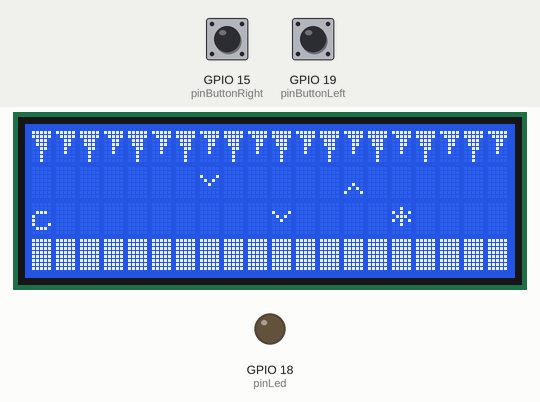
This program was run on a simulated ESP32. On the bench: 20×4 character LCD, output pins drawn as LEDs (lit = HIGH). The test bench sets the inputs (shaded band); at power-on: GPIO 19 (pinButtonLeft) HIGH, GPIO 15 (pinButtonRight) HIGH.

Above: at 1.3 s.
1.4 s: GPIO 19 (pinButtonLeft) pulled LOW for 0.15 s
At 1.9 s:
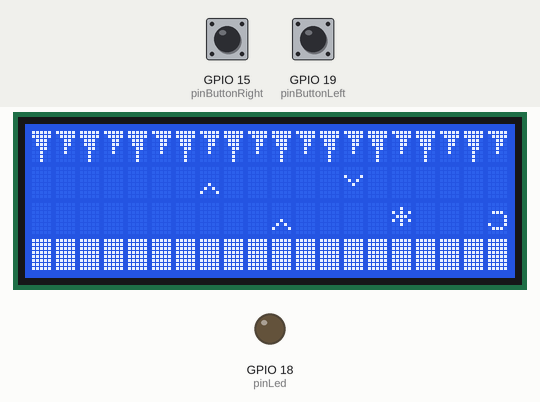
4.0 s: GPIO 19 (pinButtonLeft) pulled LOW for 1 s
At 5.4 s:
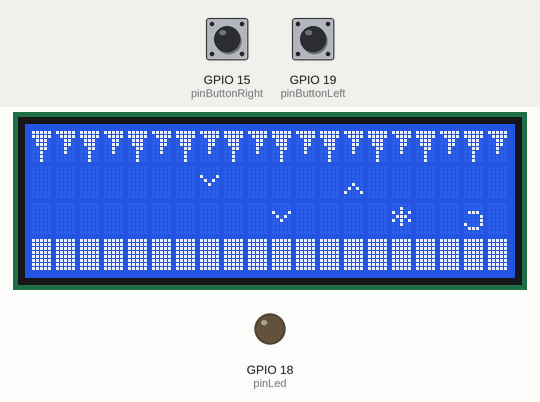
6.5 s: GPIO 15 (pinButtonRight) pulled LOW for 0.15 s
At 7.4 s:
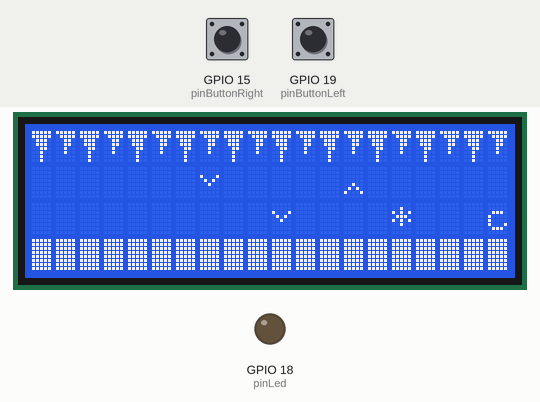
9.5 s: GPIO 15 (pinButtonRight) pulled LOW for 1 s
At 9.8 s:
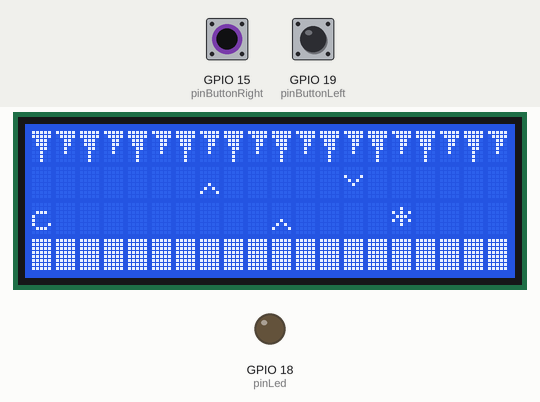
13.0 s: GPIO 19 (pinButtonLeft) pulsed LOW 5 times (0.12 s each, 0.3 s apart)
At 15.4 s:
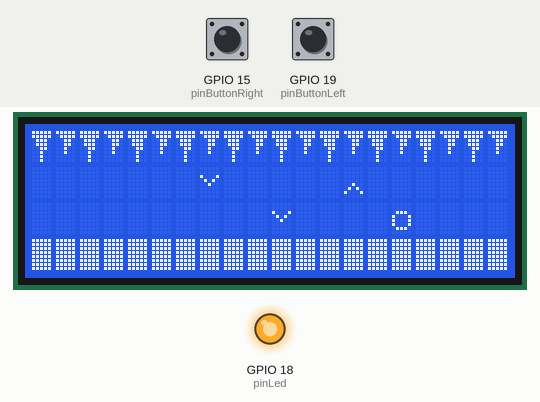
17.0 s: GPIO 15 (pinButtonRight) pulsed LOW 5 times (0.12 s each, 0.3 s apart)
At 18.85 s:
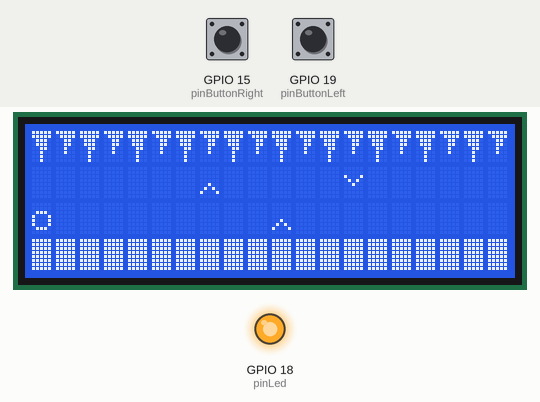
Timing chart, 0 to 20.4 s (numbered marks = the images above; inputs shaded):
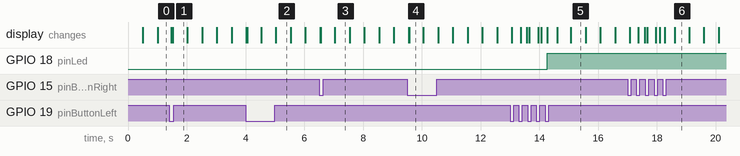

Measured:
- after the input at 1.4 s, the display: first changes after 0.07 s (image 1 shows a later state)
- after the input at 4.0 s, the display: first differs from a run without the input after 0.06 s (image 2)
- after the input at 6.5 s, the display: first differs from a run without the input after 0.06 s (image 3 shows a later state)
- after the input at 9.5 s, the display: first differs from a run without the input after 0.06 s (image 4)
- after the input at 13.0 s, GPIO 18 (pinLed): LOW → HIGH after 1.3 s; the display: first changes after 0.07 s (image 5 shows a later state)
- after the input at 17.0 s, the display: first changes after 0.07 s (image 6 shows a later state)
- what the display in image 2 shows lasts 0.5 s, from 5.0 s to 5.5 s

The program:

main.cpp
```cpp
#include <Arduino.h>
#include <LiquidCrystal_I2C.H>

#define pinButtonLeft 19
#define pinButtonRight 15
#define pinLed 18

void cenario();
LiquidCrystal_I2C lcd(0x27, 20, 4);

int screenPosition[20] = {0, 1, 2, 3, 4, 5, 6, 7, 8, 9, 10, 11, 12, 13, 14, 15, 16, 17, 18, 19};
int charPosition = 0;

byte leftChar[] = {B00000, B00000, B01110, B00001, B00001, B10001, B01110, B00000};
byte bolinha[] = {B00000, B00000, B01110, B10001, B10001, B10001, B01110, B00000};
byte estalacBig[] = {B11111, B11111, B01110, B01110, B00110, B00100, B00100, B00100};
byte estalacShort[] = {B11111, B01111, B00110, B00110, B00100, B00100, B00000, B00000};
byte batUp[] = {B00000, B00000, B10001, B01010, B00100, B00000, B00000, B00000};
byte batDown[] = {B00000, B00000, B00000, B00000, B00100, B01010, B10001, B00000};
byte caveira[] = {B00000, B00000, B01110, B10101, B11111, B01110, B00000, B00000};

void setup()
{
  Serial.begin(115200);
  pinMode(pinButtonLeft, INPUT_PULLUP);
  pinMode(pinButtonRight, INPUT_PULLUP);
  pinMode(pinLed, OUTPUT);

  lcd.init();
  lcd.backlight();

  lcd.createChar(0, leftChar);
  lcd.createChar(1, bolinha);
  lcd.createChar(2, estalacBig);
  lcd.createChar(3, estalacShort);
  lcd.createChar(4, batUp);
  lcd.createChar(5, batDown);
  lcd.createChar(6, caveira);

  cenario();

  lcd.setCursor(0, 2);
  lcd.print("c");
  lcd.setCursor(15, 2);
  lcd.print("*");
}

void loop()
{
  bool stateButtonRight = digitalRead(pinButtonRight);
  static bool previousStateButtonRight = 1;
  static bool previousActionRight = 1;
  bool stateButtonLeft = digitalRead(pinButtonLeft);
  static bool previousStateButtonLeft = 1;
  static bool previousActionLeft = 1;

  static unsigned long lastTimeChange = 0;
  static unsigned long lastTimeChange2 = 0;
  unsigned long time = millis();
  const unsigned long filterTime = 50;

  static bool powerUp = 0;

  unsigned long timeNow = millis();
  static unsigned long timeBegin = 0;
  static bool fly = 1;
  static int incrementoA = 7;
  static int incrementoB = 13;

  //! INICIA TRATAMENTO RIGHT BUTTON

  //* DETECTA MUDANÇA DE ESTADO BOTÃO
  if (stateButtonRight != previousStateButtonRight)
  {
    lastTimeChange = time; //* atualiza o tempo da mudança
  }

  //* verifica se o novo estado se manteve tempo o suficiente
  if ((time - lastTimeChange) > filterTime)
  {

    //* Verifica se ainda não processamos essa nova ação
    if (stateButtonRight != previousActionRight)
    {
      previousActionRight = stateButtonRight; //* atualiza o estado já processado para evitar ações repetidas enquanto o botão estiver no mesmo estado.

      if (!stateButtonRight and charPosition < 19)
      {
        if (!powerUp)
        {
          charPosition++;
          lcd.setCursor(charPosition - 1, 2);
          lcd.print(" ");
          lcd.setCursor(charPosition, 2);
          lcd.print("c");
        }

        else
        {
          charPosition++;
          lcd.setCursor(charPosition - 1, 2);
          lcd.print(" ");
          lcd.setCursor(charPosition, 2);
          lcd.write((uint8_t)1);
        }
      }

      else if (!stateButtonRight and charPosition == 19)
      {
        if (!powerUp)
        {
          lcd.setCursor(charPosition, 2);
          lcd.print(" ");
          charPosition = 0;
          lcd.setCursor(charPosition, 2);
          lcd.print("c");
        }

        else
        {
          lcd.setCursor(charPosition, 2);
          lcd.print(" ");
          charPosition = 0;
          lcd.setCursor(charPosition, 2);
          lcd.write((uint8_t)1);
        }
      }
    }
  }

  //! FIM TRATAMENTO RIGHT BUTTON

  //! INICIO TRATAMENTO LEFT BUTTON

  if (stateButtonLeft != previousStateButtonLeft)
  {
    lastTimeChange2 = time; //* atualiza o tempo da mudança
  }

  //* verifica se o novo estado se manteve tempo o suficiente
  if ((time - lastTimeChange2) > filterTime)
  {

    //* Verifica se ainda não processamos essa nova ação
    if (stateButtonLeft != previousActionLeft)
    {
      previousActionLeft = stateButtonLeft; //* atualiza o estado já processado para evitar ações repetidas enquanto o botão estiver no mesmo estado.

      if (!stateButtonLeft and charPosition > 0)
      {
        if (!powerUp)
        {
          charPosition--;
          lcd.setCursor(charPosition, 2);
          lcd.write((uint8_t)0);
          lcd.setCursor(charPosition + 1, 2);
          lcd.print(" ");
        }

        else
        {
          charPosition--;
          lcd.setCursor(charPosition, 2);
          lcd.write((uint8_t)1);
          lcd.setCursor(charPosition + 1, 2);
          lcd.print(" ");
        }
      }

      else if (!stateButtonLeft and charPosition == 0)
      {
        if (!powerUp)
        {
          lcd.setCursor(charPosition, 2);
          lcd.print(" ");
          charPosition = 19;
          lcd.setCursor(charPosition, 2);
          lcd.write((uint8_t)0);
        }

        else
        {
          lcd.setCursor(charPosition, 2);
          lcd.print(" ");
          charPosition = 19;
          lcd.setCursor(charPosition, 2);
          lcd.write((uint8_t)1);
        }
      }
    }
  }

  //! FIM TRATAMENTO LEFT BUTTON

  previousStateButtonRight = stateButtonRight;
  previousStateButtonLeft = stateButtonLeft;

  if (charPosition == 15 and powerUp == 0)
  {
    digitalWrite(pinLed, 1);
    powerUp = 1;
    lcd.setCursor(charPosition, 2);
    lcd.write((uint8_t)1);
  }

  //* INICIO TRATAMENTO MORCEGO

  if (timeNow - timeBegin > 500)
  {
    fly = !fly;
    timeBegin = timeNow;
  }

  if (fly)
  {
    lcd.setCursor(7, 1);
    lcd.write((uint8_t)4);
    lcd.setCursor(13, 1);
    lcd.write((uint8_t)5);
    lcd.setCursor(10, 2);
    lcd.write((uint8_t)4);
  }

  else
  {
    lcd.setCursor(7, 1);
    lcd.write((uint8_t)5);
    lcd.setCursor(13, 1);
    lcd.write((uint8_t)4);
    lcd.setCursor(10, 2);
    lcd.write((uint8_t)5);
  }
  //* FIM TRATAMENTO MORCEGO
  if (charPosition == 10 and !powerUp)
  {
    lcd.clear();
    for (int i = 2; i > 1; i++)
    {
      lcd.setCursor(5, 1);
      lcd.print("GAME OVER!");
      lcd.setCursor(7,2);
      lcd.write((uint8_t)6);
      lcd.setCursor(9,2);
      lcd.write((uint8_t)6);
      lcd.setCursor(11,2);
      lcd.write((uint8_t)6);
    }
  }

  if (charPosition == 10 and powerUp)
  {
    lcd.clear();
    for (int i = 2; i > 1; i++)
    {
      lcd.setCursor(6, 1);
      lcd.print("YOU WIN!");
      lcd.setCursor(5, 0);
      lcd.print("*");
      lcd.setCursor(5, 2);
      lcd.print("*");
      lcd.setCursor(14, 0);
      lcd.print("*");
      lcd.setCursor(14, 2);
      lcd.print("*");
    }
  }
}

void cenario()
{
  for (int i = 0; i < 10; i++)
  {
    static int contador1 = 0;
    static int contador2 = 1;
    lcd.setCursor(contador1, 0);
    lcd.write((uint8_t)2);
    lcd.setCursor(contador2, 0);
    lcd.write((uint8_t)3);

    contador1 += 2;
    contador2 += 2;
  }

  for (int i = 0; i < 20; i++)
  {
    lcd.setCursor(i, 3);
    lcd.write(255);
  }
}
```
